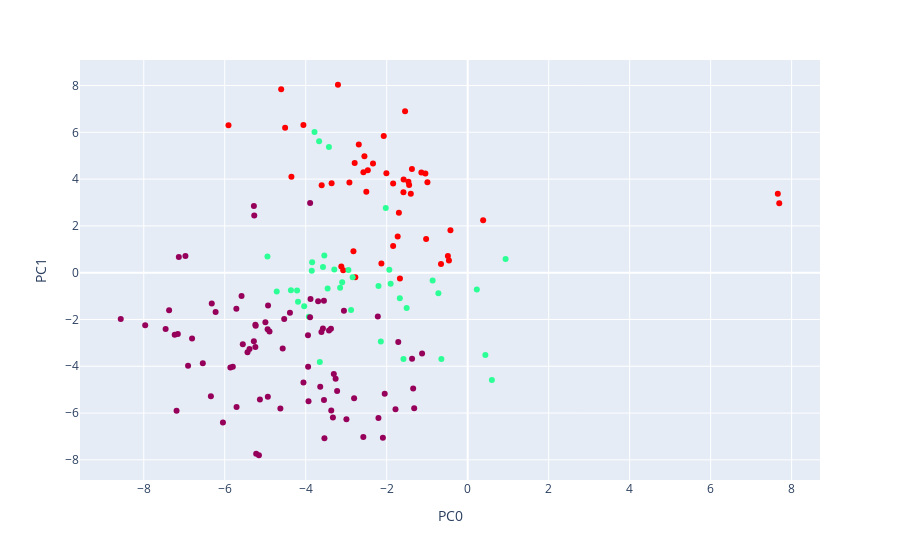

The cell this chart's notebook holds for it:
### Code cell
vectors_labelled = principal_df
vectors_labelled['Cluster'] = list(cluster_labels)

# Picking a few clusters so they are more easily distinguished
clusters = vectors_labelled.loc[(vectors_labelled.loc[:,'Cluster'] == 5) | 
                               (vectors_labelled.loc[:,'Cluster'] == 10) |
                               (vectors_labelled.loc[:,'Cluster'] == 15)]

fig = px.scatter(clusters, 
                 x='PC0', y='PC1', 
                 hover_data={'Title': list(clusters.iloc[:, 0])},
                 color='Cluster',
                 color_continuous_scale=px.colors.sequential.Rainbow)

fig.update(layout_coloraxis_showscale=False)
fig.layout.height = 500
fig.show()

### Figure 1 — Plotly figure (JSON) as saved in the notebook; plotly's stock layout.template omitted (floating-point values rounded to 4 significant figures; data arrays with more than 128 entries replaced by an {"elided": "..."} marker saying what was removed)
{"data": [{"customdata": {"elided": "160x1 str values"}, "hovertemplate": "PC0=%{x}<br>PC1=%{y}<br>Title=%{customdata[0]}<br>Cluster=%{marker.color}<extra></extra>", "legendgroup": "", "marker": {"color": {"elided": "160 int values"}, "coloraxis": "coloraxis", "symbol": "circle"}, "mode": "markers", "name": "", "orientation": "v", "showlegend": false, "type": "scatter", "x": {"elided": "160 float values"}, "xaxis": "x", "y": {"elided": "160 float values"}, "yaxis": "y"}], "layout": {"autosize": true, "coloraxis": {"colorbar": {"title": {"text": "Cluster"}}, "colorscale": [[0, "rgb(150,0,90)"], [0.125, "rgb(0,0,200)"], [0.25, "rgb(0,25,255)"], [0.375, "rgb(0,152,255)"], [0.5, "rgb(44,255,150)"], [0.625, "rgb(151,255,0)"], [0.75, "rgb(255,234,0)"], [0.875, "rgb(255,111,0)"], [1, "rgb(255,0,0)"]], "showscale": false}, "legend": {"tracegroupgap": 0}, "margin": {"t": 60}, "xaxis": {"anchor": "y", "autorange": true, "domain": [0, 1], "range": [-9.693, 8.82], "title": {"text": "PC0"}, "type": "linear"}, "yaxis": {"anchor": "x", "autorange": true, "domain": [0, 1], "range": [-8.892, 9.121], "title": {"text": "PC1"}, "type": "linear"}}}
